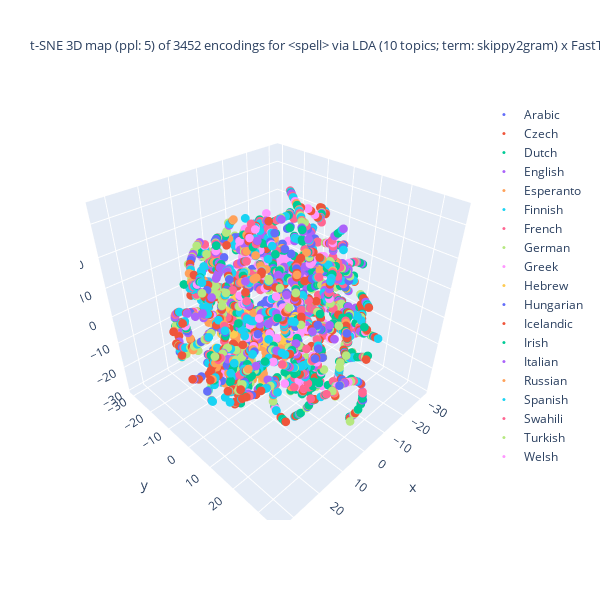
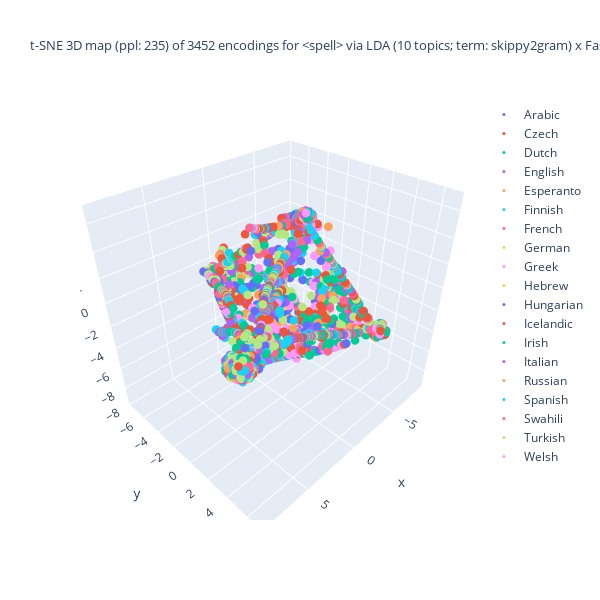
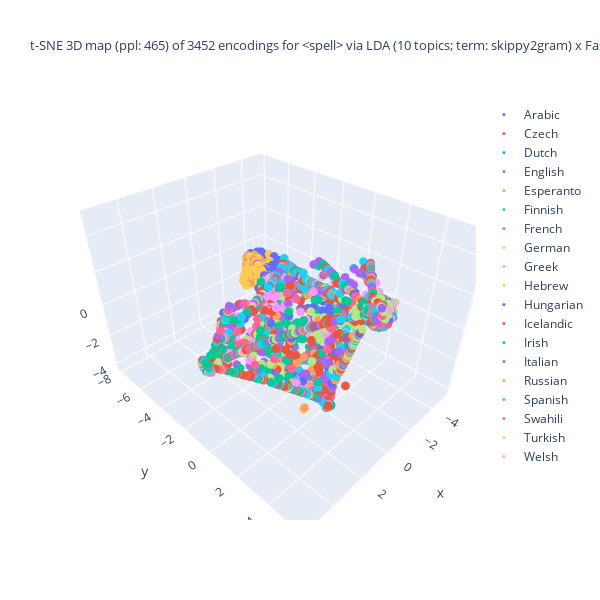

The notebook cell these images were saved under, in order:
### Markdown cell above
t-SNE の結果の可視化 (3D)

### Code cell
## tSNE の結果の可視化: Plotly を使った 3D 描画

import numpy as np
from sklearn.manifold import TSNE as tSNE
import plotly.express as pex
import plotly.graph_objects as go
import matplotlib.pyplot as plt

## tSNE のパラメターを設定
max_perplexity_factor = 3
perplexity_max_val = round(len(doc_fit_df)/max_perplexity_factor)
print(f"perplexity_max_val: {perplexity_max_val}")

divider = 5
perplexity_increment = round(perplexity_max_val/divider)
print(f"perplexity_increment: {perplexity_increment}")

## tSNE を段階的に実行
df_size = len(doc_fit_df)
exit_after_step = 3 # 15 is largest enough to complete the all steps
ppl_vals = enumerate(range(5, perplexity_max_val, perplexity_increment))
for step, ppl_val in ppl_vals:
    ## 早期終了の判定
    if step >= exit_after_step:
        continue
    ## tSNE 事例の生成
    tSNE_3d_varied = tSNE(n_components = 3, random_state = 0, perplexity = ppl_val,
                          n_iter = 1000)

    ## データに適用
    doc_enc = np.array(list(doc_fit_df['enc']))
    doc_tSNE_3d_varied = tSNE_3d_varied.fit_transform(doc_enc)

    ## 色分けの単位を選択
    if color_lang_family:
        colored_var = 'family'
    else:
        colored_var = 'language'
    ##
    X = zip(doc_tSNE_3d_varied[:,0], doc_tSNE_3d_varied[:,1], doc_tSNE_3d_varied[:,2],
            doc_fit_df[colored_var]) # zip(..)が必要
    dfx = pd.DataFrame(X, columns = ['D1', 'D2', 'D3', colored_var])
    ## 作図
    fig = go.Figure()
    for lang in np.unique(main_df[colored_var]):
        traced = dfx[dfx[colored_var] == lang]
        fig.add_trace(
            go.Scatter3d(
                x = traced['D1'], y = traced['D2'], z = traced['D3'],
                name = lang.title(), mode = 'markers', marker = dict(size = 3),
                marker_colorscale = color_palette, # worked??
                showlegend = True
            )
        )
    ## 題の指定
    title_header = f"t-SNE 3D map (ppl: {ppl_val}) of {df_size} encodings for <{doc_attr}> via\n"
    if use_FastText:
        if use_LDA:
            title_body = f"LDA ({n_topics} topics; term: {lda_term_type}) x FastText ({ft_n_dims} dims; term: {ft_term_type}; window: {ft_window_size})"
        else:
            title_body = f"FastText ({ft_n_dims} dims; term: {ft_term_type}; window: {ft_window_size})"
    else:
        title_body = f"LDA ({n_topics} topics; term: {lda_term_type})"
    title_val = title_header + title_body
    fig.update_layout(title = dict(text = title_val, font_size = 13),
                      autosize = False, width = 600, height = 600)
    fig.show()
